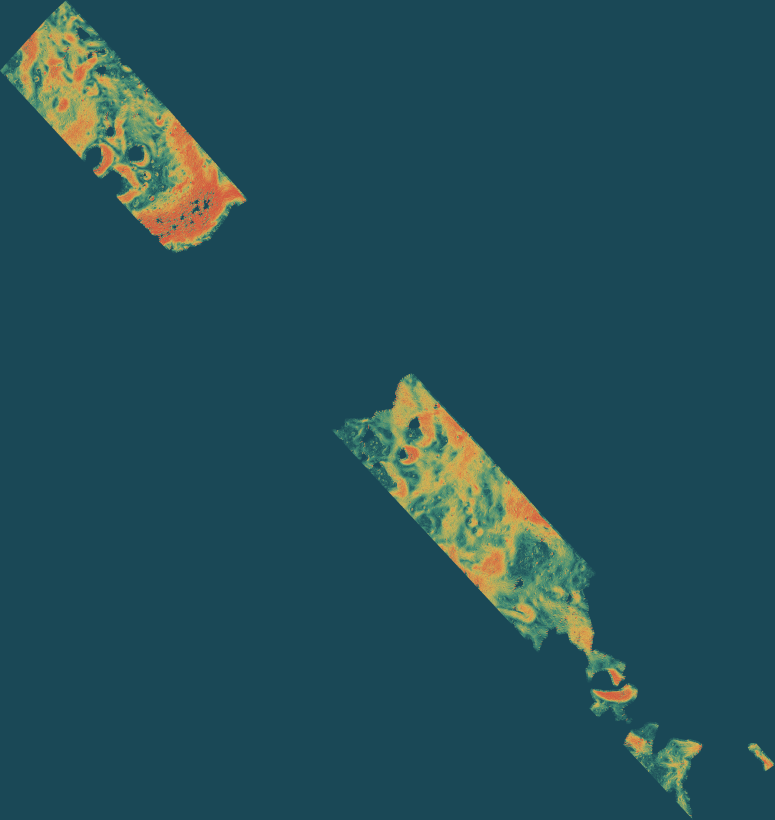
#> input picture data/processed/derived_layers/tmc2_south_pole_slope_deg.png, 3874 x 4096 px (shown at 1/5 size)
$ python -i derive_morphology_filter.py   (imports and definitions only)
#> lines starting #> are read from the running program, lines starting #| are printed output that depends on the picture
#> further down, picture is the input picture: PIL image 3874x4096 RGB; mean R, G, B 35.8, 78.5, 86.9
from __future__ import annotations

import json
from pathlib import Path

import numpy as np
import rasterio
from PIL import Image, ImageDraw, ImageEnhance, ImageFont


ROOT = Path(__file__).resolve().parents[1]
DERIVED = ROOT / "data" / "processed" / "derived_layers"
DEMO = ROOT / "data" / "processed" / "demo_assets"
# [1 line not run here, left out]

SLOPE = DERIVED / "tmc2_south_pole_slope_deg.tif"
ACCESS = DERIVED / "tmc2_south_pole_accessibility_score.tif"
SAR_SCORE = DERIVED / "sar_candidate_ice_evidence_score.tif"
COLD = DERIVED / "cold_trap_proxy.tif"
ORTHO = DERIVED / "tmc2_south_pole_orthobrowse.png"

ROUGH_PNG = DERIVED / "rough_terrain_rejection_mask.png"
FOCUS = DEMO / "rough_terrain_filter_focus.png"
SUMMARY = DERIVED / "morphology_filter_summary.json"


# [36 lines left out: functions font, read, norm, match_shape, not called in this run]


def save_png(path: Path, arr: np.ndarray) -> None:
    image = (np.nan_to_num(norm(arr), nan=0) * 255).astype("uint8")
    Image.fromarray(image).save(path)


def terrain_region_crops(img: Image.Image, count: int = 2) -> list[Image.Image]:
#> called with count = 2
    gray = np.asarray(img.convert("L"))
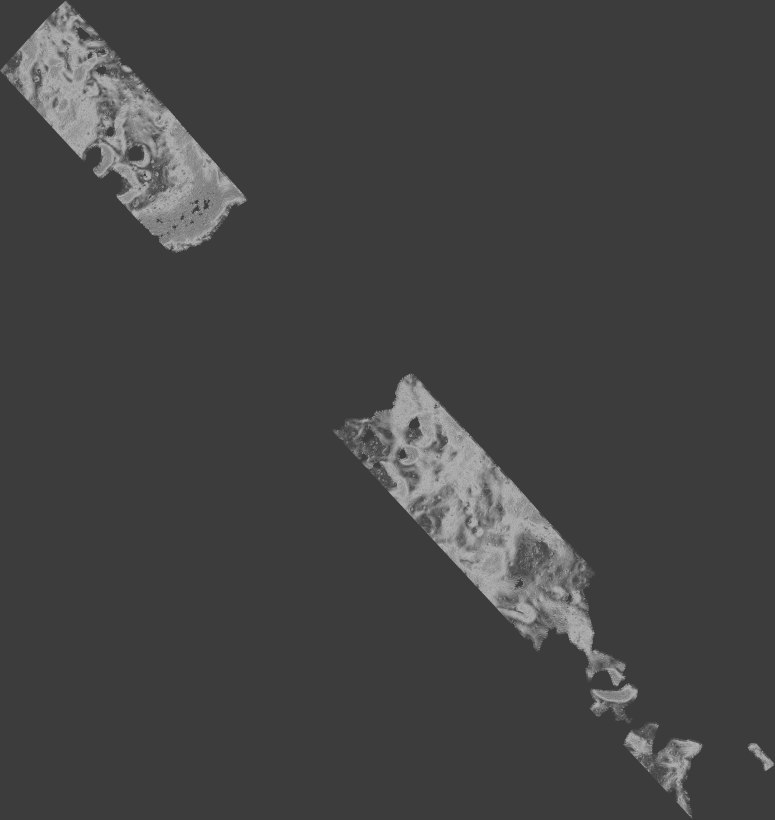
#> gray: shape (4096, 3874) (shown at 1/5 size); min 60, max 187, mean 66.8
    mask = gray > 18
#> mask: shape (4096, 3874) bool; every value is 1
    try:
        from scipy import ndimage

        labels, total = ndimage.label(mask)
#> labels: shape (4096, 3874) int32; every value is 1
#> total = 1
        regions = []
        for label_id in range(1, total + 1):
            ys, xs = np.where(labels == label_id)
            if len(xs) < 500:
                continue
            x1, x2 = xs.min(), xs.max()
            y1, y2 = ys.min(), ys.max()
            area = (x2 - x1 + 1) * (y2 - y1 + 1)
            regions.append((area, x1, y1, x2, y2))
#> this loop made 1 pass
#> (x1, x2, y1, y2, area) on pass 1: (0, 3873, 0, 4095, 15867904)
#> after the loop, regions = [(15867904, 0, 0, 3873, 4095)]
        regions.sort(reverse=True)
        boxes = [(x1, y1, x2 + 1, y2 + 1) for _, x1, y1, x2, y2 in regions[:count]]
#> boxes = [(0, 0, 3874, 4096)]
    except Exception:
        boxes = [(0, 0, img.width // 2, img.height // 2), (img.width // 2, img.height // 2, img.width, img.height)]
    return [img.crop(box) for box in boxes]


# [88 lines left out: function main, not called in this run]


# [2 lines not run here, left out]

>>> from PIL import Image
>>> picture = Image.open('../data/processed/derived_layers/tmc2_south_pole_slope_deg.png')
>>> result = terrain_region_crops(picture)
#> result = 1 item
